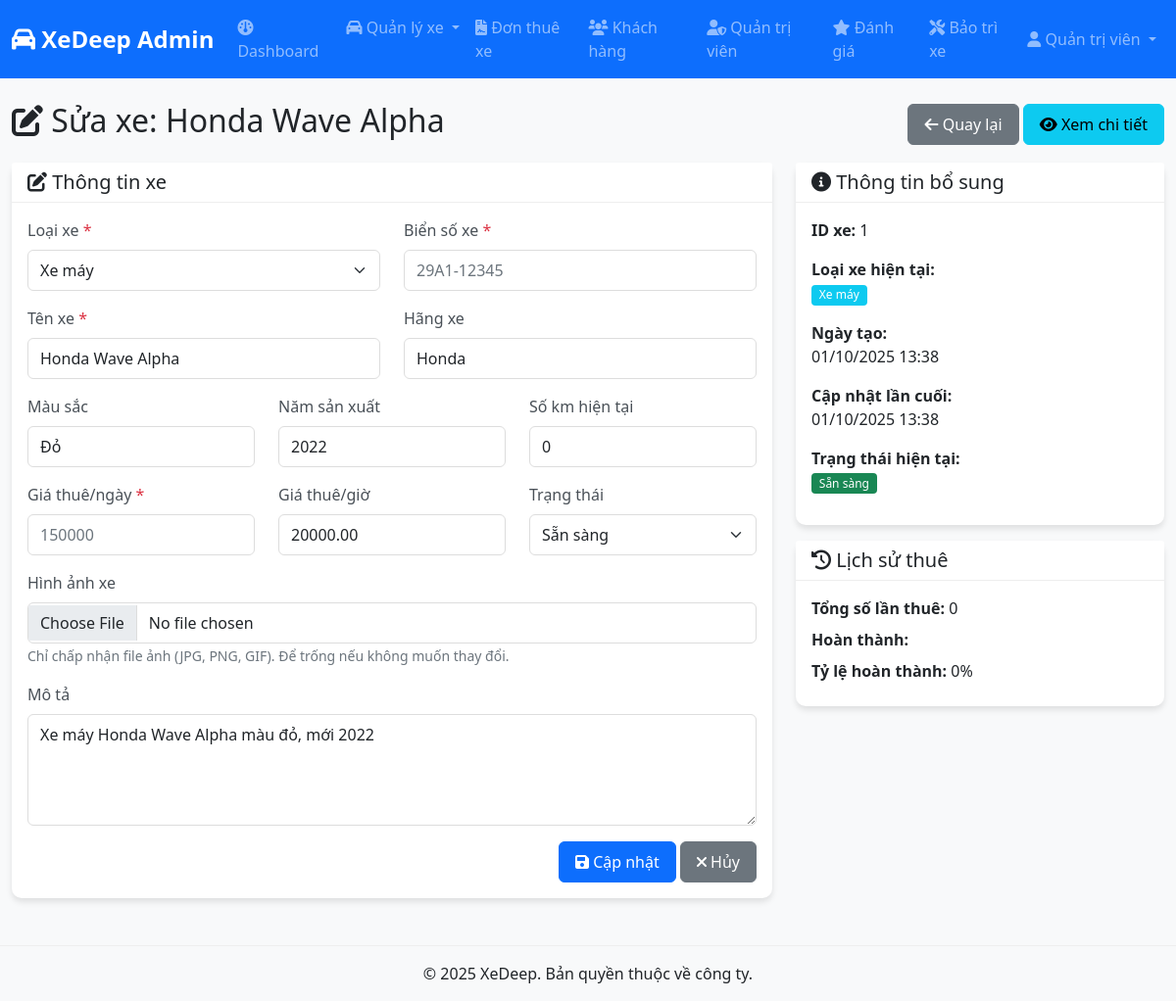
/admin/xe/edit.php?id=1 (signed in), run on the app's committed database.
### tables this page shows
CREATE TABLE xe (
    id INT PRIMARY KEY AUTO_INCREMENT,
    loai_xe_id INT NOT NULL,
    bien_so VARCHAR(20) NOT NULL UNIQUE COMMENT 'Biển số xe',
    ten_xe VARCHAR(200) NOT NULL COMMENT 'Tên xe (Honda Wave, Toyota Vios, ...)',
    hang_xe VARCHAR(100) COMMENT 'Hãng xe',
    mau_sac VARCHAR(50) COMMENT 'Màu sắc',
    nam_san_xuat YEAR COMMENT 'Năm sản xuất',
    gia_thue_ngay DECIMAL(10,2) NOT NULL COMMENT 'Giá thuê theo ngày',
    gia_thue_gio DECIMAL(10,2) COMMENT 'Giá thuê theo giờ',
    hinh_anh VARCHAR(255) COMMENT 'Đường dẫn hình ảnh xe',
    mo_ta TEXT COMMENT 'Mô tả chi tiết xe',
    trang_thai ENUM('san_sang', 'dang_thue', 'bao_tri', 'ngung_hoat_dong') DEFAULT 'san_sang' COMMENT 'Trạng thái xe',
    so_km_hien_tai INT DEFAULT 0 COMMENT 'Số km hiện tại',
    ngay_tao TIMESTAMP DEFAULT CURRENT_TIMESTAMP,
    ngay_cap_nhat TIMESTAMP DEFAULT CURRENT_TIMESTAMP ON UPDATE CURRENT_TIMESTAMP,
    FOREIGN KEY (loai_xe_id) REFERENCES loai_xe(id) ON DELETE RESTRICT
);

CREATE TABLE loai_xe (
    id INT PRIMARY KEY AUTO_INCREMENT,
    ten_loai VARCHAR(100) NOT NULL COMMENT 'Tên loại xe (xe máy, ô tô 4 chỗ, ô tô 7 chỗ, ...)',
    mo_ta TEXT COMMENT 'Mô tả loại xe',
    trang_thai TINYINT DEFAULT 1 COMMENT '1: Hoạt động, 0: Ngừng hoạt động',
    ngay_tao TIMESTAMP DEFAULT CURRENT_TIMESTAMP,
    ngay_cap_nhat TIMESTAMP DEFAULT CURRENT_TIMESTAMP ON UPDATE CURRENT_TIMESTAMP
);

### include/common.php (called while the page is built, shortened)
<?php
include("config.php");
function get_sql_prepared(array $data = null)
{
	if (empty($data)) return "";
	$len = count($data);
	if ($len > 0) {
		return str_pad("", $len, "s");
	}
	return "";
}
function get_mysqli()
{
	global $database;
	$conn = new mysqli($database["host"], $database["username"], $database["password"], $database["db"]);
	mysqli_set_charset($conn, 'UTF8');
	return $conn;
}
function execute_query(&$conn, $sql, $data)
{
	$conn = get_mysqli();
	$type = get_sql_prepared($data);
	$query = $conn->prepare($sql);
	if (!empty($data)) {
		foreach ($data as $i => $x) {
			$data[$i] = $x;
		}
		$query->bind_param($type, ...$data);
	}
	$query->execute();
	return $query;
}
function db_select(string $sql, array $data = null): array
{
	try {
		$query = execute_query($conn, $sql, $data);
		$result = $query->get_result();
		$arr_result = [];
		if ($result->num_rows > 0) {
			while ($record = $result->fetch_assoc()) {
				array_push($arr_result, $record);
			}
		}
		return $arr_result;
	} catch (Exception $ex) {
		dd($ex->getMessage(), "Query: $sql", $ex->getTraceAsString(), $data);
	}
}

### admin/xe/edit.php (the view, shortened to what this page needs)
<?php
include("../admin_common.php");
$id = intval($_GET['id'] ?? 0);
$sql_xe = "SELECT x.*, lx.ten_loai
           FROM xe x
           LEFT JOIN loai_xe lx ON x.loai_xe_id = lx.id
           WHERE x.id = ?";
$xe_info = db_select($sql_xe, [$id]);
$xe = $xe_info[0];
$sql_loai_xe = "SELECT * FROM loai_xe WHERE trang_thai = 1 ORDER BY ten_loai";
$loai_xe_list = db_select($sql_loai_xe);
include("../header.php");
?>
<div class="row">
    <div class="col-12">
        <div class="d-flex justify-content-between align-items-center mb-3">
            <h2><i class="fas fa-edit"></i> Sửa xe: <?= htmlentities($xe['ten_xe']) ?></h2>
            <div>
                <a href="index.php" class="btn btn-secondary">
                    <i class="fas fa-arrow-left"></i> Quay lại
                </a>
                <a href="index.php?id=<?= $id ?>" class="btn btn-info">
                    <i class="fas fa-eye"></i> Xem chi tiết
                </a>
            </div>
        </div>
    </div>
</div>
<div class="row">
    <div class="col-md-8">
        <div class="card shadow">
            <div class="card-header">
                <h5 class="mb-0"><i class="fas fa-edit"></i> Thông tin xe</h5>
            </div>
            <div class="card-body">
                <form method="POST" enctype="multipart/form-data">
                    <div class="row">
                        <div class="col-md-6 mb-3">
                            <label class="form-label">Loại xe <span class="text-danger">*</span></label>
                            <select class="form-select" name="loai_xe_id" required>
                                <?php foreach ($loai_xe_list as $loai): ?>
                                    <option value="<?= $loai['id'] ?>" <?= $xe['loai_xe_id'] == $loai['id'] ? 'selected' : '' ?>>
                                        <?= htmlentities($loai['ten_loai']) ?>
                                    </option>
                                <?php endforeach; ?>
                            </select>
                        </div>
                        <div class="col-md-6 mb-3">
                            <label class="form-label">Biển số xe <span class="text-danger">*</span></label>
                            <input type="text" class="form-control" name="bien_so_xe"
                                   value="<?= htmlentities($xe['bien_so_xe']) ?>"
                                   placeholder="29A1-12345" required>
                        </div>
                    </div>
                    <div class="row">
                        <div class="col-md-6 mb-3">
                            <label class="form-label">Tên xe <span class="text-danger">*</span></label>
                            <input type="text" class="form-control" name="ten_xe"
                                   value="<?= htmlentities($xe['ten_xe']) ?>"
                                   placeholder="Honda Wave Alpha" required>
                        </div>
                        <div class="col-md-6 mb-3">
                            <label class="form-label">Hãng xe</label>
                            <input type="text" class="form-control" name="hang_xe"
                                   value="<?= htmlentities($xe['hang_xe'] ?? '') ?>"
                                   placeholder="Honda, Toyota, Yamaha...">
                        </div>
                    </div>
                    <div class="row">
                        <div class="col-md-4 mb-3">
                            <label class="form-label">Màu sắc</label>
                            <input type="text" class="form-control" name="mau_sac"
                                   value="<?= htmlentities($xe['mau_sac'] ?? '') ?>"
                                   placeholder="Đỏ, Xanh, Trắng...">
                        </div>
                        <div class="col-md-4 mb-3">
                            <label class="form-label">Năm sản xuất</label>
                            <input type="number" class="form-control" name="nam_san_xuat"
                                   value="<?= $xe['nam_san_xuat'] ?? '' ?>"
                                   min="1990" max="<?= date('Y') ?>" placeholder="<?= date('Y') ?>">
                        </div>
                        <div class="col-md-4 mb-3">
                            <label class="form-label">Số km hiện tại</label>
                            <input type="number" class="form-control" name="so_km_hien_tai"
                                   value="<?= $xe['so_km_hien_tai'] ?? 0 ?>" min="0" placeholder="0">
                        </div>
                    </div>
                    <div class="row">
                        <div class="col-md-4 mb-3">
                            <label class="form-label">Giá thuê/ngày <span class="text-danger">*</span></label>
                            <input type="number" class="form-control" name="gia_thue_theo_ngay"
                                   value="<?= $xe['gia_thue_theo_ngay'] ?>"
                                   min="0" step="1000" placeholder="150000" required>
                        </div>
                        <div class="col-md-4 mb-3">
                            <label class="form-label">Giá thuê/giờ</label>
                            <input type="number" class="form-control" name="gia_thue_gio"
                                   value="<?= $xe['gia_thue_gio'] ?? '' ?>"
                                   min="0" step="1000" placeholder="20000">
                        </div>
                        <div class="col-md-4 mb-3">
                            <label class="form-label">Trạng thái</label>
                            <select class="form-select" name="trang_thai">
                                <?= get_xe_status_options($xe['trang_thai']) ?>
                            </select>
                        </div>
                    </div>
                    <div class="mb-3">
                        <label class="form-label">Hình ảnh xe</label>
                        <input type="file" class="form-control" name="hinh_anh" accept="image/*">
                        <small class="text-muted">Chỉ chấp nhận file ảnh (JPG, PNG, GIF). Để trống nếu không muốn thay đổi.</small>
                    </div>
                    <div class="mb-3">
                        <label class="form-label">Mô tả</label>
                        <textarea class="form-control" name="mo_ta" rows="4"
                                  placeholder="Mô tả chi tiết về xe..."><?= htmlentities($xe['mo_ta'] ?? '') ?></textarea>
                    </div>
                    <div class="text-end">
                        <button type="submit" class="btn btn-primary">
                            <i class="fas fa-save"></i> Cập nhật
                        </button>
                        <a href="index.php" class="btn btn-secondary">
                            <i class="fas fa-times"></i> Hủy
                        </a>
                    </div>
                </form>
            </div>
        </div>
    </div>
    <div class="col-md-4">
        <div class="card shadow">
            <div class="card-header">
                <h5 class="mb-0"><i class="fas fa-info-circle"></i> Thông tin bổ sung</h5>
            </div>
            <div class="card-body">
                <div class="mb-3">
                    <strong>ID xe:</strong> <?= $xe['id'] ?>
                </div>
                <div class="mb-3">
                    <strong>Loại xe hiện tại:</strong><br>
                    <span class="badge bg-info"><?= htmlentities($xe['ten_loai'] ?? 'Chưa xác định') ?></span>
                </div>
                <div class="mb-3">
                    <strong>Ngày tạo:</strong><br>
                    <?= isset($xe['ngay_tao']) ? format_datetime($xe['ngay_tao']) : 'Chưa có thông tin' ?>
                </div>
                <div class="mb-3">
                    <strong>Cập nhật lần cuối:</strong><br>
                    <?= isset($xe['ngay_cap_nhat']) ? format_datetime($xe['ngay_cap_nhat']) : 'Chưa có thông tin' ?>
                </div>
                <div class="mb-3">
                    <strong>Trạng thái hiện tại:</strong><br>
                    <?php
                    $status_classes = [
                        'san_sang' => 'success',
                        'dang_thue' => 'primary',
                        'bao_tri' => 'warning',
                        'ngung_hoat_dong' => 'danger'
                    ];
                    $status_names = [
                        'san_sang' => 'Sẵn sàng',
                        'dang_thue' => 'Đang thuê',
                        'bao_tri' => 'Bảo trì',
                        'ngung_hoat_dong' => 'Ngừng hoạt động'
                    ];
                    $class = $status_classes[$xe['trang_thai']] ?? 'secondary';
                    $name = $status_names[$xe['trang_thai']] ?? $xe['trang_thai'];
                    ?>
                    <span class="badge bg-<?= $class ?>"><?= $name ?></span>
                </div>
            </div>
        </div>
        <div class="card shadow mt-3">
            <div class="card-header">
                <h5 class="mb-0"><i class="fas fa-history"></i> Lịch sử thuê</h5>
            </div>
            <div class="card-body">
                <?php
                $sql_history = "SELECT COUNT(*) as total_orders,
                                      SUM(CASE WHEN trang_thai = 'da_tra_xe' THEN 1 ELSE 0 END) as completed_orders
                                FROM don_thue_xe WHERE xe_id = ?";
                $history = db_select($sql_history, [$id]);
                $stats = $history[0];
                ?>
                <div class="mb-2">
                    <strong>Tổng số lần thuê:</strong> <?= $stats['total_orders'] ?>
                </div>
                <div class="mb-2">
                    <strong>Hoàn thành:</strong> <?= $stats['completed_orders'] ?>
                </div>
                <div class="mb-2">
                    <strong>Tỷ lệ hoàn thành:</strong>
                    <?php
                    $rate = $stats['total_orders'] > 0 ?
                           round(($stats['completed_orders'] / $stats['total_orders']) * 100, 1) : 0;
                    ?>
                    <?= $rate ?>%
                </div>
            </div>
        </div>
    </div>
</div>
<?php include("../footer.php"); ?>

### asset/css/admin.css (style rules this page uses)
body { font-family: 'Segoe UI', Tahoma, Geneva, Verdana, sans-serif; background-color: #f8f9fa; }
.card { border: none; border-radius: 10px; box-shadow: 0 2px 10px rgba(0, 0, 0, 0.1); }
.card-header { background-color: #fff; border-bottom: 1px solid #eee; font-weight: 600; }
.btn { border-radius: 6px; font-weight: 500; padding: 0.5rem 1rem; }
.form-control, .form-select { border-radius: 6px; border: 1px solid #ddd; padding: 0.5rem 0.75rem; }
.form-label { font-weight: 500; color: #495057; margin-bottom: 0.5rem; }
.badge { font-size: 0.75rem; font-weight: 500; padding: 0.35em 0.65em; }
.shadow { box-shadow: 0 4px 6px rgba(0, 0, 0, 0.1) !important; }

### data on the page
xe: ten_xe "Honda Wave Alpha", loai_xe_id "Xe máy", hang_xe "Honda", mau_sac "Đỏ", nam_san_xuat "2022", so_km_hien_tai "0", gia_thue_gio "20000.00", trang_thai "Sẵn sàng", mo_ta "Xe máy Honda Wave Alpha màu đỏ, mới 2022", id "1", loai_xe.ten_loai "Xe máy", ngay_tao "01/10/2025 13:38", ngay_cap_nhat "01/10/2025 13:38"

### other printed values
$_SESSION['admin_name'] "Quản trị viên"
$stats['total_orders'] "0"
$rate "0"
